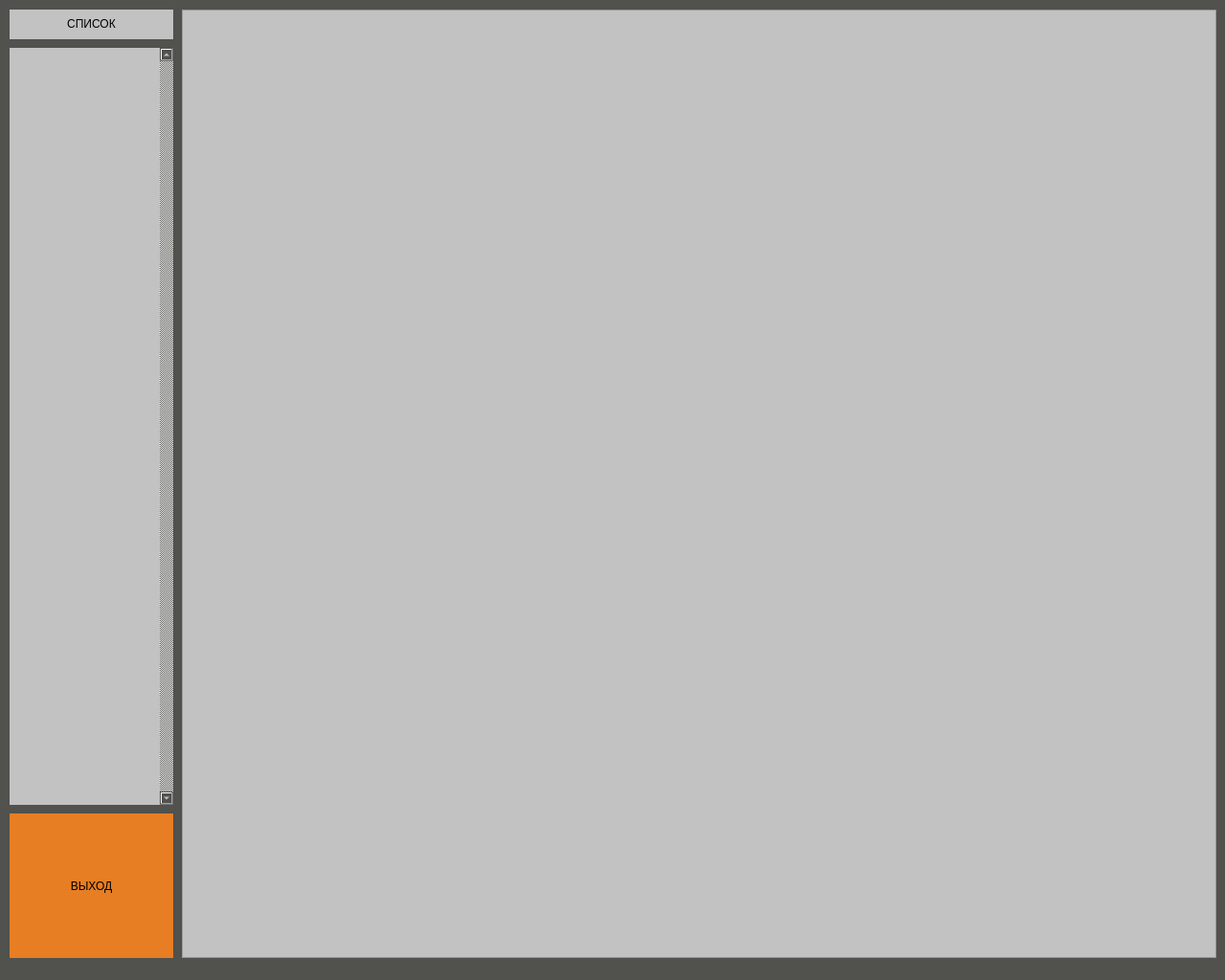
<?xml version="1.0" encoding="UTF-8"?>
<ui version="4.0">
 <class>MainWindow</class>
 <widget class="QMainWindow" name="MainWindow">
  <property name="geometry">
   <rect>
    <x>0</x>
    <y>0</y>
    <width>1280</width>
    <height>1024</height>
   </rect>
  </property>
  <property name="windowTitle">
   <string>Form1</string>
  </property>
  <property name="styleSheet">
   <string notr="true">background-color: rgb(81, 81, 77);
color:white;</string>
  </property>
  <widget class="QWidget" name="centralwidget">
   <widget class="QPushButton" name="ExitButton">
    <property name="geometry">
     <rect>
      <x>10</x>
      <y>850</y>
      <width>171</width>
      <height>151</height>
     </rect>
    </property>
    <property name="focusPolicy">
     <enum>Qt::NoFocus</enum>
    </property>
    <property name="toolTip">
     <string notr="true"/>
    </property>
    <property name="statusTip">
     <string notr="true"/>
    </property>
    <property name="whatsThis">
     <string notr="true"/>
    </property>
    <property name="accessibleName">
     <string notr="true"/>
    </property>
    <property name="accessibleDescription">
     <string notr="true"/>
    </property>
    <property name="styleSheet">
     <string notr="true">border-style: outset;
font: 16pt &quot;Free Helvetian&quot;;
color:black;
 text-align: center;
 background-color: rgb(231, 126, 35);
</string>
    </property>
    <property name="text">
     <string>ВЫХОД</string>
    </property>
   </widget>
   <widget class="QListWidget" name="listWidget">
    <property name="geometry">
     <rect>
      <x>10</x>
      <y>50</y>
      <width>171</width>
      <height>791</height>
     </rect>
    </property>
    <property name="focusPolicy">
     <enum>Qt::NoFocus</enum>
    </property>
    <property name="contextMenuPolicy">
     <enum>Qt::NoContextMenu</enum>
    </property>
    <property name="toolTip">
     <string notr="true"/>
    </property>
    <property name="statusTip">
     <string notr="true"/>
    </property>
    <property name="whatsThis">
     <string notr="true"/>
    </property>
    <property name="accessibleName">
     <string notr="true"/>
    </property>
    <property name="accessibleDescription">
     <string notr="true"/>
    </property>
    <property name="autoFillBackground">
     <bool>false</bool>
    </property>
    <property name="styleSheet">
     <string notr="true">background-color: rgb(194, 194, 194);
color:black;
font: 14pt &quot;Free Helvetian&quot;;</string>
    </property>
    <property name="frameShape">
     <enum>QFrame::NoFrame</enum>
    </property>
    <property name="frameShadow">
     <enum>QFrame::Plain</enum>
    </property>
    <property name="lineWidth">
     <number>0</number>
    </property>
    <property name="verticalScrollBarPolicy">
     <enum>Qt::ScrollBarAlwaysOn</enum>
    </property>
    <property name="horizontalScrollBarPolicy">
     <enum>Qt::ScrollBarAlwaysOff</enum>
    </property>
    <property name="alternatingRowColors">
     <bool>true</bool>
    </property>
    <property name="iconSize">
     <size>
      <width>0</width>
      <height>0</height>
     </size>
    </property>
    <property name="textElideMode">
     <enum>Qt::ElideLeft</enum>
    </property>
    <property name="flow">
     <enum>QListView::TopToBottom</enum>
    </property>
    <property name="isWrapping" stdset="0">
     <bool>false</bool>
    </property>
    <property name="layoutMode">
     <enum>QListView::Batched</enum>
    </property>
    <property name="gridSize">
     <size>
      <width>0</width>
      <height>60</height>
     </size>
    </property>
    <property name="viewMode">
     <enum>QListView::ListMode</enum>
    </property>
    <property name="batchSize">
     <number>30</number>
    </property>
    <property name="wordWrap">
     <bool>true</bool>
    </property>
    <property name="selectionRectVisible">
     <bool>false</bool>
    </property>
    <property name="currentRow">
     <number>-1</number>
    </property>
    <property name="sortingEnabled">
     <bool>false</bool>
    </property>
   </widget>
   <widget class="PlotWidget" name="graphicsView">
    <property name="enabled">
     <bool>true</bool>
    </property>
    <property name="geometry">
     <rect>
      <x>190</x>
      <y>10</y>
      <width>1081</width>
      <height>991</height>
     </rect>
    </property>
    <property name="focusPolicy">
     <enum>Qt::NoFocus</enum>
    </property>
    <property name="toolTip">
     <string notr="true"/>
    </property>
    <property name="statusTip">
     <string notr="true"/>
    </property>
    <property name="whatsThis">
     <string notr="true"/>
    </property>
    <property name="accessibleName">
     <string notr="true"/>
    </property>
    <property name="accessibleDescription">
     <string notr="true"/>
    </property>
    <property name="styleSheet">
     <string notr="true">background-color: rgb(194, 194, 194);</string>
    </property>
   </widget>
   <widget class="QLabel" name="label">
    <property name="geometry">
     <rect>
      <x>10</x>
      <y>10</y>
      <width>171</width>
      <height>31</height>
     </rect>
    </property>
    <property name="styleSheet">
     <string notr="true">background-color: rgb(194, 194, 194);
color:black;
font: 14pt &quot;Free Helvetian&quot;;</string>
    </property>
    <property name="text">
     <string>&lt;html&gt;&lt;head/&gt;&lt;body&gt;&lt;p align=&quot;center&quot;&gt;СПИСОК&lt;/p&gt;&lt;/body&gt;&lt;/html&gt;</string>
    </property>
   </widget>
  </widget>
  <widget class="QStatusBar" name="statusBar"/>
 </widget>
 <customwidgets>
  <customwidget>
   <class>PlotWidget</class>
   <extends>QGraphicsView</extends>
   <header>pyqtgraph</header>
  </customwidget>
 </customwidgets>
 <resources/>
 <connections/>
</ui>
